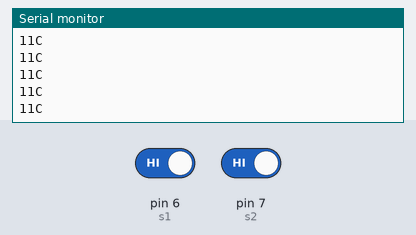
This sketch was run on a simulated Arduino Uno, built with avr-gcc and run on an emulated ATmega328P. Parts: the last lines printed to the serial monitor. The test bench sets the inputs (shaded band); at power-on: pin 6 (s1) HIGH, pin 7 (s2) HIGH.

Above: at 1.2 s.
1.3 s: pin 6 (s1) driven LOW
At 1.56 s:
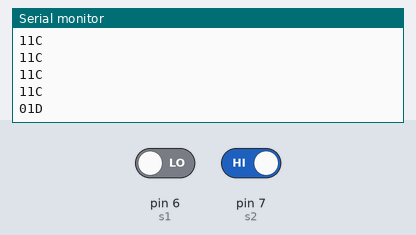
3.3 s: pin 7 (s2) driven LOW
At 3.56 s:
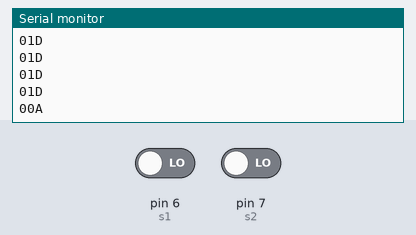
5.3 s: pin 6 (s1) driven HIGH
At 5.56 s:
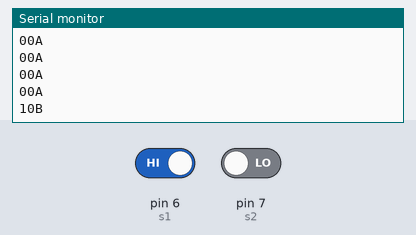

Measured:
- after the input at 1.3 s, the serial monitor: prints a new line after 0.10 s (image 1)
- after the input at 3.3 s, the serial monitor: prints a new line after 0.10 s (image 2)
- after the input at 5.3 s, the serial monitor: prints a new line after 0.11 s (image 3)

The sketch:

t4.ino
```cpp
int s1 = 6;
int s2 = 7;

void setup() {
  Serial.begin(9600);
}

void loop() {
  int a = digitalRead(s1);
  int b = digitalRead(s2);
  Serial.print(a);
  Serial.print("");
  Serial.print(b);
  Serial.print("");
  if (a == 0 && b == 0) {
    Serial.println("A");
  } else if (a == 1 && b == 0) {
    Serial.println("B");
  } else if (a == 1 && b == 1) {
    Serial.println("C");
  } else if (a == 0 && b == 1) {
    Serial.println("D");
  }
  delay(200);
}
```
